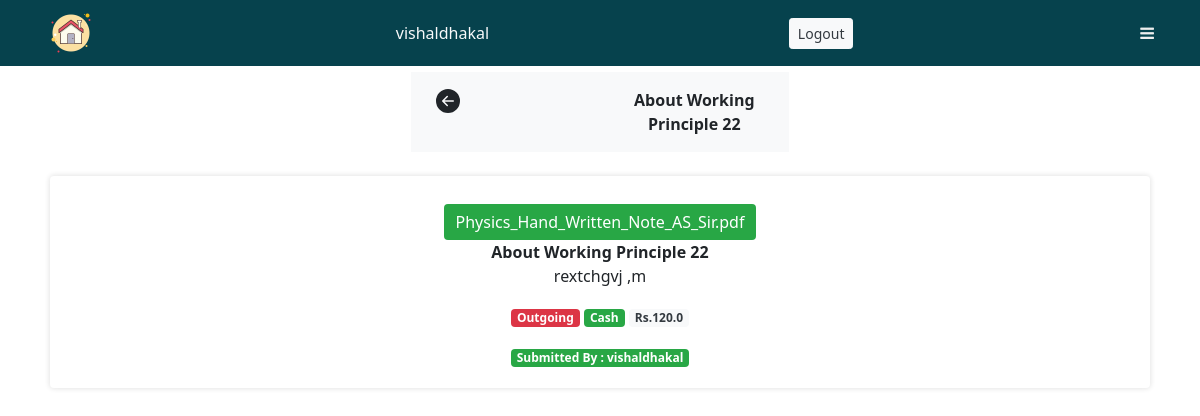
/report-single/3 (signed in), run on the app's committed database.
### home/models.py (models this page shows, shortened)
class Report(models.Model):
    MONEY_CHOICES = [
    ('Incoming','Incoming'),
    ('Outgoing','Outgoing')
    ]
    MONEY_METHODS = [
    ('Cash','Cash'),
    ('Cheque','Cheque'),
    ('Other','Other')
    ]
    user = models.ForeignKey(User,on_delete=models.CASCADE,related_name="sdd")
    description = models.TextField()
    topic = models.CharField(max_length = 500)
    money_choice = models.CharField(max_length=200,choices=MONEY_CHOICES)
    project = models.ForeignKey(Project,on_delete=models.CASCADE,related_name="sd",blank=True)
    amount = models.FloatField(default=0)
    money_method = models.CharField(max_length=200,choices=MONEY_METHODS,default="Cash")
    def getFiles(self):
        getfiles = FileReport.objects.filter(report=self)
        return getfiles

class FileReport(models.Model):
    file = models.FileField()
    report = models.ForeignKey(Report,on_delete=models.CASCADE)

### home/views.py (the view)
# urls.py: path('report-single/<int:id>',views.report_single,name="report_single"),
def report_single(request,id):
    report = Report.objects.get(id=id)
    referer = str(request.META.get('HTTP_REFERER'))
    ctx = {
        'report':report,
        'back_page':referer
    }
    return render(request, 'report_single.html',ctx)

### templates/report_single.html (shortened to what this page needs)
{% extends 'base.html' %}
{% block body %}
<div class="container mt-5 pt-4">
    <div class="row row-cols-1 row-cols-sm-3 mb-2">
        <div class="col"></div>
        <div class="col">
            <div class="row row-cols-2 bg-light py-2 font-weight-bold ">
                <div class="col text-left">
                    <a href="{{back_page}}" class="btn">
                    </a>
                </div>
                <div class="col text-right py-2">
                    <div class="text-center">
                        <strong>{{report.topic}}</strong>
                    </div>
                </div>
            </div>
        </div>
        <div class="col"></div>
      </div>
    <div class="row row-cols-1 row-cols-md-1">
        <div class="p-3">
            <div class="cont p-1 myshad rounded text-center">
              <br>
              {% for fl in report.getFiles %}
                <a class="btn btn-success no-border2" href="{{fl.file.url}}" target="_blank">{{fl.file}}</a>
                <br>
              {% endfor %}
              <b>{{report.topic}}</b>
              <p>
                  {{report.description}}
              </p>
              <p>
                <span class="badge {% if report.money_choice == 'Incoming' %} bg-success {% else %} bg-danger {% endif %}">{{report.money_choice}}</span>
                <span class="badge bg-success">{{report.money_method}}</span>
                <span class="badge bg-light text-dark">Rs.{{report.amount}}</span>
            </p>
              <p>
                <span class="badge bg-success">Submitted By : {{report.user}}</span>
              </p>
            </div>
        </div>
    </div>
  </div>
{% endblock %}

### templates/base.html (shortened to what this page needs)
{% load static %}
<!DOCTYPE html>
<html lang="en">
<head>
  <link rel="stylesheet" href="{% static 'css/bootstrap.min.css' %}">
  <link rel="stylesheet" href="{% static 'css/style.css' %}">
  <link rel="stylesheet" href="https://cdnjs.cloudflare.com/ajax/libs/font-awesome/4.7.0/css/font-awesome.min.css">
</head>
<body>
  <nav class="navbar navbar-expand-lg fixed-top navbar-light bg-mine">
    <div class="container-md">
      {% if request.user.is_authenticated %}
      <a href="{% url 'index' %}" class="link"><img src="{% static 'images/home.png' %}" alt="home icon"></a>
      <a href="#" class="text-light btn">{{request.user.username}}</a>
      <a href="{% url 'logout' %}" class="text-dark btn btn-sm btn-light">Logout</a>
      {% else %}
      <a href="{% url 'index' %}" class="navbar-brand text-light font-weight-bold">Project management</a>
      <a href="{% url 'login' %}" class="text-dark btn btn-sm btn-light">Login</a>
      {% endif %}
      <a href="#" class="link toggle"><i class="fa fa-bars"></i></a>
    </div>
  </nav>
  {% block body %}
  {% endblock %}
  <div class="py-2"></div>
</body>
</html>

### expense/staticfiles/css/style.css (style rules this page uses)
.link { color: #eeeeee; }
.bg-mine { background-color: rgb(6, 66, 77); }
nav { z-index: 1 !important; }
.myshad { background-color:rgb(255, 255, 255); box-shadow: 0px 0px 5px 1px #e6e6e6; }
.no-border2 { border: none; }

### data on the page
Report: topic "About Working Principle 22", description "rextchgvj ,m", money_choice "Outgoing", money_method "Cash", amount "120.0", user "vishaldhakal"
FileReport: file "Physics_Hand_Written_Note_AS_Sir.pdf"

### other printed values
{{ request.user.username }} "vishaldhakal"
